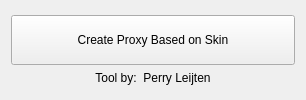
<?xml version="1.0" encoding="UTF-8"?>
<ui version="4.0">
 <class>Form</class>
 <widget class="QWidget" name="Form">
  <property name="geometry">
   <rect>
    <x>0</x>
    <y>0</y>
    <width>306</width>
    <height>100</height>
   </rect>
  </property>
  <property name="windowTitle">
   <string>Form</string>
  </property>
  <layout class="QGridLayout" name="gridLayout">
   <item row="3" column="0">
    <spacer name="verticalSpacer">
     <property name="orientation">
      <enum>Qt::Vertical</enum>
     </property>
     <property name="sizeHint" stdset="0">
      <size>
       <width>20</width>
       <height>40</height>
      </size>
     </property>
    </spacer>
   </item>
   <item row="2" column="0">
    <widget class="QLabel" name="label">
     <property name="text">
      <string>Tool by:  Perry Leijten</string>
     </property>
     <property name="alignment">
      <set>Qt::AlignCenter</set>
     </property>
    </widget>
   </item>
   <item row="1" column="0">
    <widget class="QPushButton" name="create_proxy">
     <property name="minimumSize">
      <size>
       <width>50</width>
       <height>50</height>
      </size>
     </property>
     <property name="text">
      <string>Create Proxy Based on Skin</string>
     </property>
    </widget>
   </item>
   <item row="0" column="0">
    <spacer name="verticalSpacer_2">
     <property name="orientation">
      <enum>Qt::Vertical</enum>
     </property>
     <property name="sizeHint" stdset="0">
      <size>
       <width>20</width>
       <height>40</height>
      </size>
     </property>
    </spacer>
   </item>
  </layout>
 </widget>
 <resources/>
 <connections/>
</ui>
